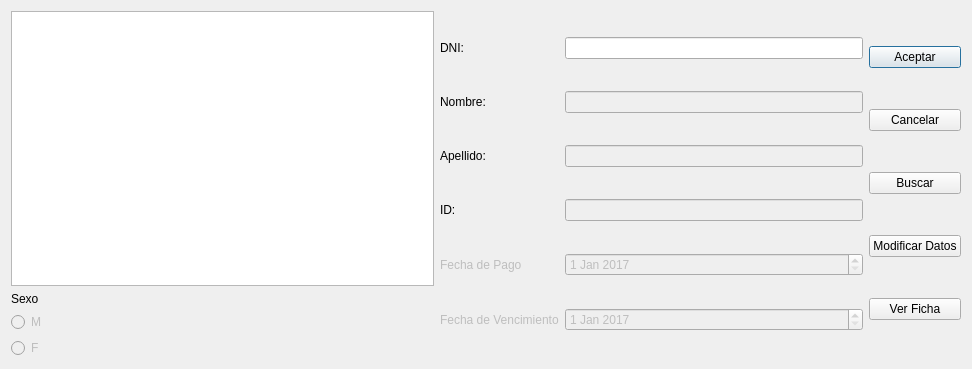
<?xml version="1.0" encoding="UTF-8"?>
<ui version="4.0">
 <class>DialogBuscarCliente</class>
 <widget class="QDialog" name="DialogBuscarCliente">
  <property name="geometry">
   <rect>
    <x>0</x>
    <y>0</y>
    <width>972</width>
    <height>369</height>
   </rect>
  </property>
  <property name="windowTitle">
   <string>Buscador de Clientes</string>
  </property>
  <layout class="QGridLayout" name="gridLayout_4">
   <item row="0" column="1">
    <layout class="QGridLayout" name="gridLayout">
     <item row="5" column="1">
      <widget class="QDateEdit" name="dateEdit_FechaVencimiento">
       <property name="enabled">
        <bool>false</bool>
       </property>
       <property name="date">
        <date>
         <year>2017</year>
         <month>1</month>
         <day>1</day>
        </date>
       </property>
      </widget>
     </item>
     <item row="4" column="0">
      <widget class="QLabel" name="label_FechaPago">
       <property name="enabled">
        <bool>false</bool>
       </property>
       <property name="text">
        <string>Fecha de Pago</string>
       </property>
      </widget>
     </item>
     <item row="2" column="0">
      <widget class="QLabel" name="label_Apellido">
       <property name="text">
        <string>Apellido:</string>
       </property>
      </widget>
     </item>
     <item row="3" column="1">
      <widget class="QLineEdit" name="lineEdit_ID">
       <property name="enabled">
        <bool>false</bool>
       </property>
      </widget>
     </item>
     <item row="3" column="0">
      <widget class="QLabel" name="label">
       <property name="text">
        <string>ID:</string>
       </property>
      </widget>
     </item>
     <item row="5" column="0">
      <widget class="QLabel" name="label_FechaVencimiento">
       <property name="enabled">
        <bool>false</bool>
       </property>
       <property name="text">
        <string>Fecha de Vencimiento</string>
       </property>
      </widget>
     </item>
     <item row="0" column="1">
      <widget class="QLineEdit" name="lineEdit_Dni">
       <property name="inputMethodHints">
        <set>Qt::ImhNone</set>
       </property>
      </widget>
     </item>
     <item row="0" column="0">
      <widget class="QLabel" name="label_Dni">
       <property name="text">
        <string>DNI:</string>
       </property>
      </widget>
     </item>
     <item row="1" column="0">
      <widget class="QLabel" name="label_Nombre">
       <property name="text">
        <string>Nombre:</string>
       </property>
      </widget>
     </item>
     <item row="1" column="1">
      <widget class="QLineEdit" name="lineEdit_Nombre">
       <property name="enabled">
        <bool>false</bool>
       </property>
      </widget>
     </item>
     <item row="2" column="1">
      <widget class="QLineEdit" name="lineEdit_Apellido">
       <property name="enabled">
        <bool>false</bool>
       </property>
      </widget>
     </item>
     <item row="4" column="1">
      <widget class="QDateEdit" name="dateEdit_FechaPago">
       <property name="enabled">
        <bool>false</bool>
       </property>
       <property name="date">
        <date>
         <year>2017</year>
         <month>1</month>
         <day>1</day>
        </date>
       </property>
      </widget>
     </item>
    </layout>
   </item>
   <item row="0" column="2">
    <layout class="QGridLayout" name="gridLayout_2">
     <item row="0" column="0">
      <widget class="QPushButton" name="pushButton_Aceptar">
       <property name="text">
        <string>Aceptar</string>
       </property>
       <property name="checkable">
        <bool>false</bool>
       </property>
      </widget>
     </item>
     <item row="1" column="0">
      <widget class="QPushButton" name="pushButton_Cancelar">
       <property name="text">
        <string>Cancelar</string>
       </property>
      </widget>
     </item>
     <item row="2" column="0">
      <widget class="QPushButton" name="pushButton_Buscar">
       <property name="text">
        <string>Buscar</string>
       </property>
      </widget>
     </item>
     <item row="3" column="0">
      <widget class="QPushButton" name="pushButton_ModificarDatos">
       <property name="text">
        <string>Modificar Datos</string>
       </property>
      </widget>
     </item>
     <item row="4" column="0">
      <widget class="QPushButton" name="pushButton_VerFicha">
       <property name="text">
        <string>Ver Ficha</string>
       </property>
      </widget>
     </item>
    </layout>
   </item>
   <item row="0" column="0">
    <layout class="QGridLayout" name="gridLayout_3">
     <item row="0" column="0">
      <widget class="QGraphicsView" name="graphicsView_foto">
       <property name="enabled">
        <bool>true</bool>
       </property>
      </widget>
     </item>
     <item row="1" column="0">
      <widget class="QLabel" name="label_Sexo">
       <property name="text">
        <string>Sexo</string>
       </property>
      </widget>
     </item>
     <item row="3" column="0">
      <widget class="QRadioButton" name="radioButton_SexoF">
       <property name="enabled">
        <bool>false</bool>
       </property>
       <property name="text">
        <string>F</string>
       </property>
       <property name="autoExclusive">
        <bool>false</bool>
       </property>
      </widget>
     </item>
     <item row="2" column="0">
      <widget class="QRadioButton" name="radioButton_SexoM">
       <property name="enabled">
        <bool>false</bool>
       </property>
       <property name="text">
        <string>M</string>
       </property>
       <property name="autoExclusive">
        <bool>false</bool>
       </property>
      </widget>
     </item>
    </layout>
   </item>
  </layout>
 </widget>
 <resources/>
 <connections/>
</ui>
